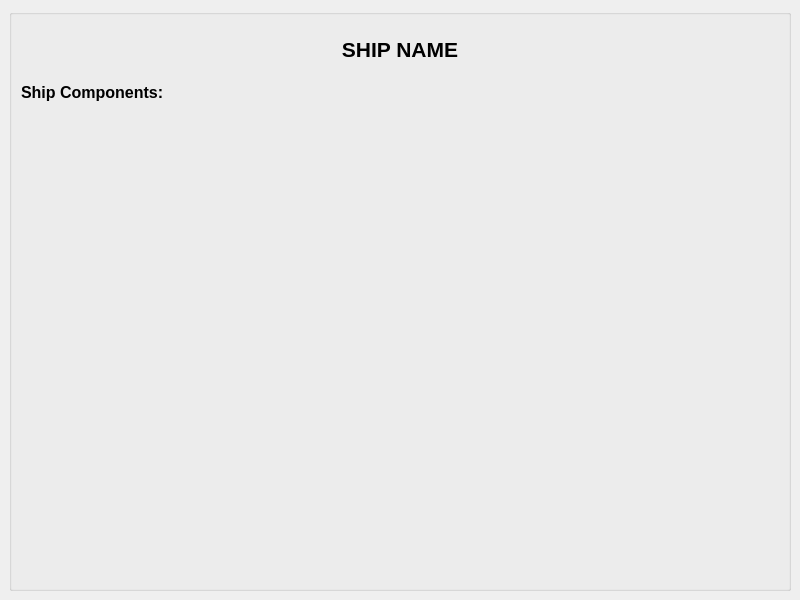
<?xml version="1.0" encoding="UTF-8"?>
<ui version="4.0">
 <class>Window_ShipViewer</class>
 <widget class="QMainWindow" name="Window_ShipViewer">
  <property name="geometry">
   <rect>
    <x>0</x>
    <y>0</y>
    <width>800</width>
    <height>600</height>
   </rect>
  </property>
  <property name="windowTitle">
   <string>MainWindow</string>
  </property>
  <widget class="QWidget" name="centralwidget">
   <layout class="QHBoxLayout" name="horizontalLayout">
    <item>
     <widget class="QGroupBox" name="SideMenu">
      <property name="alignment">
       <set>Qt::AlignLeading|Qt::AlignLeft|Qt::AlignTop</set>
      </property>
      <layout class="QVBoxLayout" name="verticalLayout">
       <item>
        <widget class="QLabel" name="shipNameTitle">
         <property name="sizePolicy">
          <sizepolicy hsizetype="Minimum" vsizetype="Fixed">
           <horstretch>0</horstretch>
           <verstretch>0</verstretch>
          </sizepolicy>
         </property>
         <property name="minimumSize">
          <size>
           <width>0</width>
           <height>50</height>
          </size>
         </property>
         <property name="maximumSize">
          <size>
           <width>10000</width>
           <height>50</height>
          </size>
         </property>
         <property name="font">
          <font>
           <pointsize>16</pointsize>
           <bold>true</bold>
          </font>
         </property>
         <property name="text">
          <string>SHIP NAME</string>
         </property>
         <property name="alignment">
          <set>Qt::AlignCenter</set>
         </property>
        </widget>
       </item>
       <item>
        <widget class="QLabel" name="label">
         <property name="sizePolicy">
          <sizepolicy hsizetype="Minimum" vsizetype="Fixed">
           <horstretch>0</horstretch>
           <verstretch>0</verstretch>
          </sizepolicy>
         </property>
         <property name="minimumSize">
          <size>
           <width>0</width>
           <height>25</height>
          </size>
         </property>
         <property name="maximumSize">
          <size>
           <width>1000</width>
           <height>25</height>
          </size>
         </property>
         <property name="baseSize">
          <size>
           <width>0</width>
           <height>0</height>
          </size>
         </property>
         <property name="font">
          <font>
           <pointsize>12</pointsize>
           <bold>true</bold>
          </font>
         </property>
         <property name="text">
          <string>Ship Components:</string>
         </property>
        </widget>
       </item>
       <item>
        <layout class="QVBoxLayout" name="componentChoiceLayout"/>
       </item>
       <item>
        <spacer name="verticalSpacer">
         <property name="orientation">
          <enum>Qt::Vertical</enum>
         </property>
         <property name="sizeHint" stdset="0">
          <size>
           <width>20</width>
           <height>40</height>
          </size>
         </property>
        </spacer>
       </item>
      </layout>
     </widget>
    </item>
   </layout>
  </widget>
  <widget class="QMenuBar" name="menubar">
   <property name="geometry">
    <rect>
     <x>0</x>
     <y>0</y>
     <width>800</width>
     <height>25</height>
    </rect>
   </property>
  </widget>
 </widget>
 <resources/>
 <connections/>
</ui>
